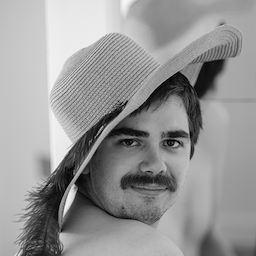
#> input picture standard_test_images/lena_gray_256.png, 256 x 256 px
$ jupyter execute --allow-errors TP1.ipynb   (shell and % lines are left out)
#> lines starting #> are read from the running program, lines starting #| are printed output that depends on the picture; long printed decimals are rounded
# TP1 : introduction to digital images

In this tutorial, a few images are provided, but you are strongly encouraged to retrieve and experiment with other images from the web.

The image processing practical exercises are carried out in Python3, using the [scikit-image](http://scikit-image.org/docs/stable/) library. The arrays (`ndarray`) used by this library to manipulate images come from the [numpy](https://docs.scipy.org/doc/) library. Images and other figures are displayed using [matplotlib](https://matplotlib.org/contents.html). The documentation for these three libraries will come in very handy.

In this lab, questions will be indicated in a **question** block, and answers will be given in the **answer** block below the question block. Your answers should be written in [markdown](https://github.com/adam-p/markdown-here/wiki/Markdown-Cheatsheet). This will allow you to answer not only with text, but also with tables and images.

:::{important}
The questions asked in this tutorial generally **require short but justified answers**. A simple yes or no is of no use to us in judging your understanding of the question and its answer...
:::

:::{warning}
Sometimes there are several sub-questions in the same question. **Please remember to answer all sub-questions**.
:::

## Image representation

- We'll start by loading and displaying an image using the code below.

[cell 1]
# the first line is used to install the python packages we'll need for our practical work
# the second line allows you to display the figures directly in your notebook and interact with them.

[cell 2]
from skimage import io # we load the module for opening images
import matplotlib.pyplot as plt # this one is for figures
import ipywidgets as widgets # and that one for interactive widgets
import numpy as np # for direct manipulation if ndarray and other related functions

def loadImage( image_path ):
    # we open and display a greyscale image
    im = io.imread(image_path)
#> im is the input picture: shape (256, 256); min 0, max 247, mean 150
    plt.imshow(im, cmap='gray')
    plt.show()

    # lets display some information
    print('data type:', type(im))
#| data type: <class 'numpy.ndarray'>
    print('type of each element:', im.dtype)
#| type of each element: uint8
    print('number of dimensions:', im.ndim)
#| number of dimensions: 2
    print('dimensions details:', im.shape)
#| dimensions details: (256, 256)

    return im

plt.figure('A grayscale image')
lena_gray=loadImage('../standard_test_images/lena_gray_256.png')

**Question 1:** From the information shown above, explain how this digital image is represented.

**Answer 1:** This image is represented using a Numpy 2-dimensional array of 8-bit unsigned integer values.

- Now lets load a color image

[cell 3]
plt.figure('A color image')
lena=loadImage('../standard_test_images/lena_color_256.png')
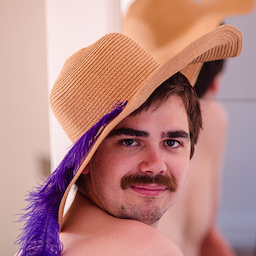
#> input picture standard_test_images/lena_color_256.png, 256 x 256 px
#> in loadImage, im is the input picture: shape (256, 256, 3); mean R, G, B 185.9, 136.5, 132
#| data type: <class 'numpy.ndarray'>
#| type of each element: uint8
#| number of dimensions: 3
#| dimensions details: (256, 256, 3)

**Question 2:** From the information shown above, explain how this color image is represented. In particular, how does it differ from a grayscale image?

**Answer 2:** This image is represented using a Numpy 2-dimensional array of three-value arrays of 8-bit unsigned integer values (Three dimensions in total). Each one of the three integers represents the intensity of one of the colors, in the RGB order.

**Question 3:**  please complete the code below so as to display only the red channel (channel `0`) of the `lena` image

[cell 4]
# Answser 3
red_channel = [[pixel[0] for pixel in line] for line in lena]
#> red_channel = 256 items
plt.figure('The red channel of Lena image')
plt.imshow(red_channel, cmap='gray')
plt.show()
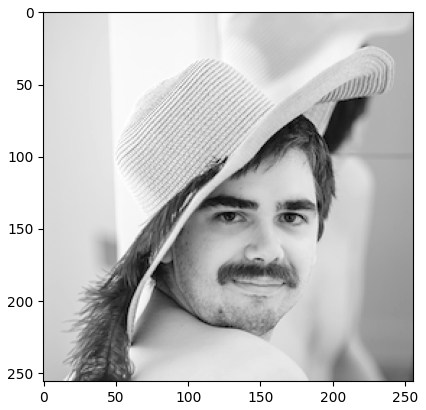
#> figure drawn by matplotlib, 1 panel

- What about loading a video ? We'll not directly load a video, but an animated GIF (this is equivalent).

[cell 5]
res = io.MultiImage('Images/video-to-gif-sample.gif', False)
#> (the rest of this cell did not finish here and is left out)

**Question 4:** From the information shown above, explain how this video is represented.

**Answer 4:** This video is represented as an array of Numpy 2-dimensional arrays, containing three-value arrays of 8-bit unsigned integers (four dimensions in total). Each Numpy array is a frame in the video.

## Basic operations on images

Since an image is a (N dimensions, with usally D=2) regular grid of values (or vectors) it can be manipulated with all the tools that apply for N dimentional arrays (numpy `ndarray`).
Let's perform a few basic operations on images and see (and comment) what happens.

### Add a scalar value to the image

The code below adds 50 to all pixels values of the image.

:::{note}
Please note that (thanks to numpy) we don't need to use any loop. This is called vectorization and helps having (relatively) fast processing in python.
:::

[cell 6]
lena_add_50 = lena_gray+50
print('Type of each element:', lena_gray.dtype)
#| Type of each element: uint8
print('Min & max of lena_gray:', lena_gray.min(), lena_gray.max())
#| Min & max of lena_gray: 0 247
print('Min & max lena_add_50:', lena_add_50.min(), lena_add_50.max())
#| Min & max lena_add_50: 0 255
plt.figure('Add 50 to lena')
plt.imshow(lena_add_50, cmap='gray')
plt.show()

**Question 5:**
- Does the result correspond to what you were expecting ?
- What happened ?
- How can we solve this "problem" (please add your corrected code below) ?
    * See numpy documentation for `astype()` and (maybe) `clip()`
- Now that the "problem" is solved what is the effect of this addition on the image

**Answer 5:** The result is quite different to what I expected, as it seems the increased values are localized to a specific area behind Lena. As the image is encoded using 8-bit values, this is likely because some values reach the maximum of 255 and overflow when 50 is added.

[cell 7]
lena_add_50 = (lena_gray.astype(np.uint16)+50).clip(0,255).astype(np.uint8)
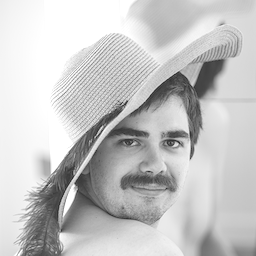
#> lena_add_50: shape (256, 256); min 50, max 255, mean 197.9
print('Type of each element:', lena_add_50.dtype)
#| Type of each element: uint8
print('Min & max of lena_gray:', lena_gray.min(), lena_gray.max())
#| Min & max of lena_gray: 0 247
print('Min & max lena_add_50:', lena_add_50.min(), lena_add_50.max())
#| Min & max lena_add_50: 50 255
plt.figure('Add 50 to lena')
plt.imshow(lena_add_50, cmap='gray')
plt.show()

By changing the type of values used to 16-bit unsigned integers when we add 50 and then converting back down to 8-bit, we avoid the overflow problem, and obtain an image that looks a lot lighter than the base image.

### Other operators (scalar values)

**Questions 6, 7 and 8:** As in question 5, test and comment the effect of the following operations on the Lena image. You'll also need to fix the code so that there is no side effect.

#### Subtract a scalar value from the image

[cell 8]
lena_sub_50 = (lena_gray.astype(np.int16)-50).clip(0,255).astype(np.uint8)
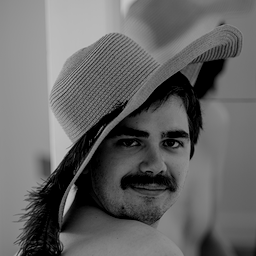
#> lena_sub_50: shape (256, 256); min 0, max 197, mean 101.4
print('Type of each element:', lena_sub_50.dtype)
#| Type of each element: uint8
print('Min & max of lena_gray:', lena_gray.min(), lena_gray.max())
#| Min & max of lena_gray: 0 247
print('Max & max of lena_sub_50:', lena_sub_50.min(), lena_sub_50.max())
#| Max & max of lena_sub_50: 0 197
plt.figure('Subtract 50 from lena')
plt.imshow(lena_sub_50, cmap='gray')
plt.show()

**Answer 6:** Since we subsctract, we witness the opposite effect from adding 50. The image becomes noticeably darker.

#### Mutiply the image by a scalar

[cell 9]
lena_mult_1_2 = (lena_gray.astype(np.uint16)*2).clip(0,255).astype(np.uint8)
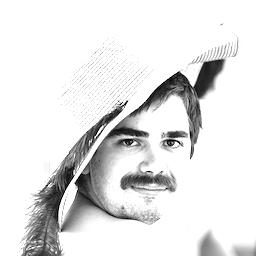
#> lena_mult_1_2: shape (256, 256); min 0, max 255, mean 228.4
print('Type of each element:', lena_mult_1_2.dtype)
#| Type of each element: uint8
print('Min & max of lena_gray:', lena_gray.min(), lena_gray.max())
#| Min & max of lena_gray: 0 247
print('Min & max of lena_mult_1_2:', lena_mult_1_2.min(), lena_mult_1_2.max())
#| Min & max of lena_mult_1_2: 0 255
plt.figure('Multiply Lena by 1.2')
plt.imshow(lena_mult_1_2, cmap='gray', vmin=0, vmax=255) # we specify min and max values to avoid any normalization before display
plt.show()

**Answer 7:** Since we are multiplying, instead of the whole image getting lighter in proportion, the spots that had low values (the darker parts of the image) do not change as much as the light parts that become entirely white.

#### Divide the image by a scalar

[cell 10]
lena_div_1_2 = lena_gray/2
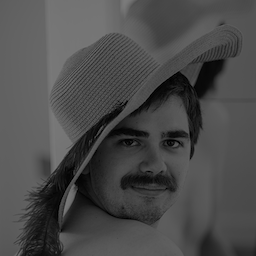
#> lena_div_1_2: shape (256, 256) float64; min 0, max 123.5, mean 75
print('Type of each element:', lena_div_1_2.dtype)
#| Type of each element: float64
print('Min & max of lena_gray:', lena_gray.min(), lena_gray.max())
#| Min & max of lena_gray: 0 247
print('Min & max of lena_mult_1_2:', lena_div_1_2.min(), lena_div_1_2.max())
#| Min & max of lena_mult_1_2: 0.0 123.5
plt.figure('Divide Lena by 1.2')
plt.imshow(lena_div_1_2, cmap='gray', vmin=0, vmax=255) # we specify min and max values to avoid any normalization before display
plt.show()

**Answer 8:** This effectively has the opposite effect from multiplying. Multiplying increased the difference between the lighter and darker parts of the image, while dividing reduces the higher values more than the low values, thus bringing all the values closer together and making the image more uniform.

### Operations on two images

The same operations that you have used between images and scalars can also be used to combine different images.

**Question 9:** complete the code cell below in order to remove the face of lena and replace it with the new face image. Don't forget to comment your code in order to explain what you have done.

[cell 11]
# Lets create a new figure which contains one line with 4 subplots
fig, axes = plt.subplots(1,4)
fig.suptitle('Combining multiple images')

axes[0].imshow(lena_gray, cmap='gray')
axes[0].set_title('Lena')

#> (the rest of this cell did not finish here and is left out)

## Measuring image degradation

We will now compare the loss of image quality that is resulting from different image operations. What is important here is not the operations performed on the images but how we can measure the difference between two version of an image, and (most important) how it is correlated with your (human) perception of those degradations.

[cell 12]
from skimage import filters
from skimage import metrics

distorted={}
distorted['Noise']=lena_gray + np.random.uniform(0,20,lena_gray.shape)
distorted['Blur']=255*filters.gaussian(lena_gray,1)
distorted['Median']=filters.median(lena_gray)

def measure(distortion):
#> called with distortion = 'Noise'
    plt.figure(distortion)
    plt.imshow(distorted[distortion], cmap='gray')
    plt.show()
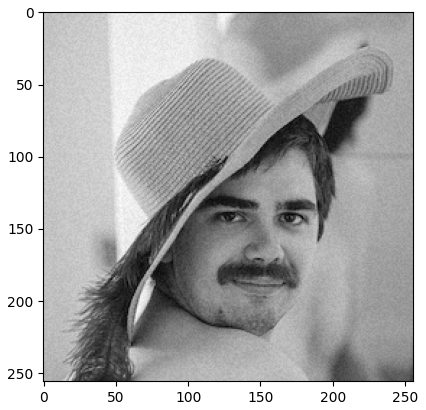
#> figure drawn by matplotlib, 1 panel

    mse = metrics.mean_squared_error(lena_gray, distorted[distortion])
#> mse = 132.7
    psnr = metrics.peak_signal_noise_ratio(lena_gray, distorted[distortion], data_range=255)
#> psnr = 26.9
    ssim = metrics.structural_similarity(lena_gray, distorted[distortion], data_range=255)
#> ssim = 0.808
    print("MSE:", mse)
#| MSE: 132.712
    print("PSNR:", psnr)
#| PSNR: 26.902
    print("SSIM:", ssim)
#| SSIM: 0.8083

print('Noise')
measure('Noise')
print('\nBlur')
measure('Blur')
#> call 2 of measure, with distortion = 'Blur'
#> in measure (call 2), `plt.show()`:
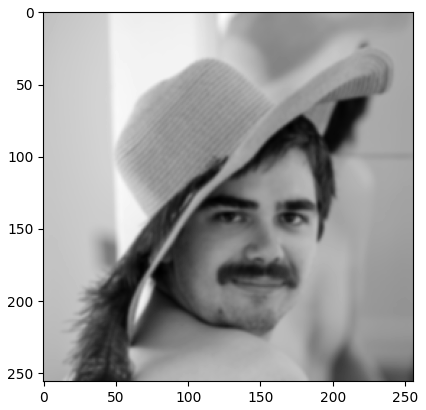
#> figure drawn by matplotlib, 1 panel
#> in measure (call 2), `mse = metrics.mean_squared_error(lena_gray, distorted[distortion])`: mse = 82.83
#> in measure (call 2), `psnr = metrics.peak_signal_noise_ratio(lena_gray, distorted[distortion..`: psnr = 28.95
#> in measure (call 2), `ssim = metrics.structural_similarity(lena_gray, distorted[distortion],..`: ssim = 0.884
#| MSE: 82.825
#| PSNR: 28.949
#| SSIM: 0.8836
print('\nMedian')
measure('Median')
#| MSE: 61.910
#| PSNR: 30.213
#| SSIM: 0.9086

**Question 10:** Find the definition of each of those (simple) distortion metrics (MSE, PSNR, SSIM). Comment on the correlation between the metric's values and your own subjective experience of image quality (you can test with different images).

**Answer 10:** Multiple metrics exist to measure distortion on images.
MSE (Mean Squared Error) is the simplest adn most widely used, measuring the average of the difference between each pixel in the images. This is done by dividing the sum of the squares of the intensity differences between each pixel by the total number of pixels.
From MSE, we can then define PSNR (Peak Signal-to-Noise Ratio), which compares the signal of the image to the signal of the distortion. This value in decibels can be obtained from the maximum value of the pixels in the image and the MSE.
Finally, SSIM is a perception-based approach to measuring distortion, contrary to the error-based approach used by both MSE and PSNR, by utilizing luminance and contrast.

From my personal perception, MSE isn't the most accurate, but seems to very easily pick up on noise rather than something like gaussian blur. PSNR and SSIM both react better to effects that change the image more compared to the original, and seem more representative of human perception.

## Bonus : Interpolation

Sometimes we need to scale an image so that it is bigger than its original size. Here we will study a simple case where we want to make it twice as big. In order to do that we will this time need to accesss to individual pixel values.

**Question 11:** Complete the code below in order to perform a simple nearest neighbour interpolation (new pixels take the values of their closer neighbour). Don't forget to comment your code.

[cell 13]
plt.rcParams['image.interpolation'] = 'nearest' # to avoid interpolation that could be done to display the images

# Load an image
im = io.imread('../standard_test_images/barbara.pgm') # You can test with other images
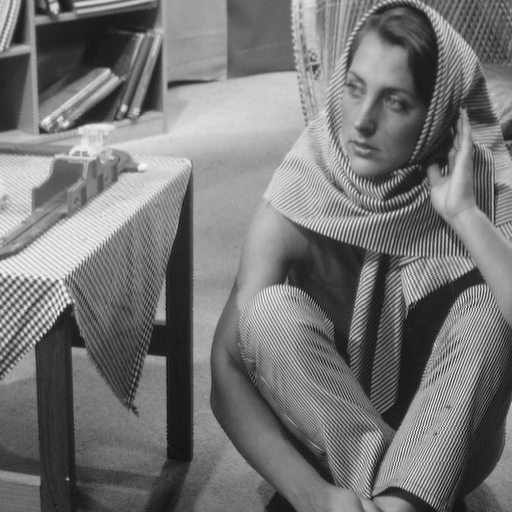
#> input picture standard_test_images/barbara.pgm, 512 x 512 px
#> im is the input picture: shape (512, 512); min 12, max 246, mean 117.4

largeur = im.shape[1]
#> largeur = 512
hauteur = im.shape[0]
#> hauteur = 512

# Réplication
im_2x_replic = np.zeros( (hauteur*2,largeur*2) )

for y in range(0, hauteur):
    for x in range(0, largeur):
        xx=x*2
        yy=y*2

        im_2x_replic[yy, xx] = im[y,x]
        im_2x_replic[yy, xx+1] = im[y,x]
        im_2x_replic[yy+1, xx] = im[y,x]
        im_2x_replic[yy+1, xx+1] = im[y,x]

plt.figure()
plt.imshow(im_2x_replic, cmap=plt.cm.gray)
plt.title("Replication")

## 2x bilinear interpolation

We will now generate a bit "smarter" code that will perform bilinear interpolation. This means that we need to express each new pixel value as a linear combination of its 4 neignbouring pixels.

**Question 12:** Complete the code below to perform a 2x bilinear interpolation (beware, the last row and column are a specific case). Don't forget to comment your code.

[cell 14]
plt.rcParams['image.interpolation'] = 'nearest' # to avoid interpolation that could be done to display the images
# Load an image
im = io.imread('../standard_test_images/barbara.pgm') # You can test with other images

largeur = im.shape[1]
hauteur = im.shape[0]

# 2x Bilinear interpolation
im_2x_bilin = np.zeros( (hauteur*2,largeur*2) )

for y in range(0, hauteur):
    for x in range(0, largeur):
        xx=2*x
        yy=2*y

        im_2x_bilin[yy, xx] = im[y,x]

        nexty = y+1
        if y == hauteur-1:
            nexty = y

        nextx = x+1
        if x == largeur-1:
            nextx = x

        im_2x_bilin[yy, xx+1] = (im[y,x]+im[y,nextx])/2
        im_2x_bilin[yy+1, xx] = (im[nexty,x]+im[y,x])/2
        im_2x_bilin[yy+1, xx+1] = (im_2x_bilin[yy, xx+1]+im_2x_bilin[yy+1, xx]+im[nexty,nextx])/3
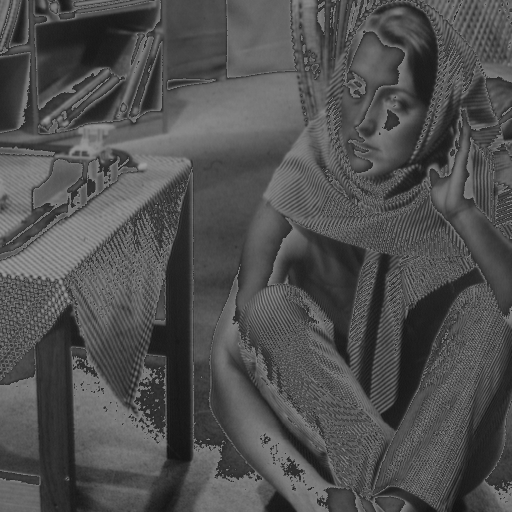
#> im_2x_bilin: shape (1024, 1024) float64 (shown at 1/2 size); min 0, max 246, mean 79.9

plt.figure()
plt.imshow(im_2x_bilin, cmap=plt.cm.gray)
plt.title("2x Bilinear interpolation")
